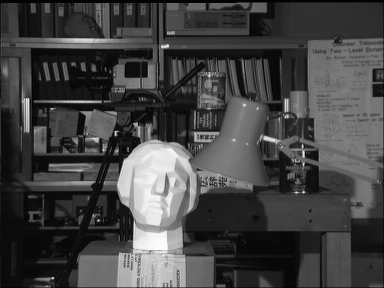
#> input picture Odom/tsukuba_l.png, 384 x 288 px, found by its file name
$ python test_depthMaps.py
#> lines starting #> are read from the running program, lines starting #| are printed output that depends on the picture
import numpy as np
import cv2 as cv
from matplotlib import pyplot as plt


left_image = cv.imread('/home/learn/Documents/cv/practice/projects/depthmap_from_stereo/tsukuba_l.png', cv.IMREAD_GRAYSCALE)
#> left_image is the input picture: shape (288, 384); min 0, max 252, mean 67.6
right_image = cv.imread('/home/learn/Documents/cv/practice/projects/depthmap_from_stereo/tsukuba_r.png', cv.IMREAD_GRAYSCALE)
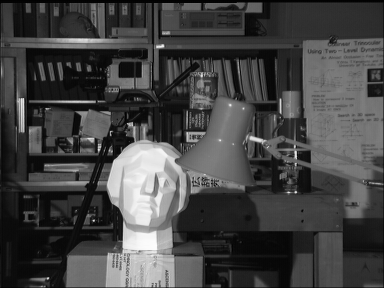
#> input picture Odom/tsukuba_r.png, 384 x 288 px, found by its file name
#> right_image is the input picture: shape (288, 384); min 0, max 253, mean 68

# [5 lines of commented-out code are left out]


stereo = cv.StereoBM_create(numDisparities=16, blockSize=35)
# For each pixel algorithm will find the best disparity from 0
# Larger block size implies smoother, though less accurate disparity map
depth = stereo.compute(left_image, right_image)
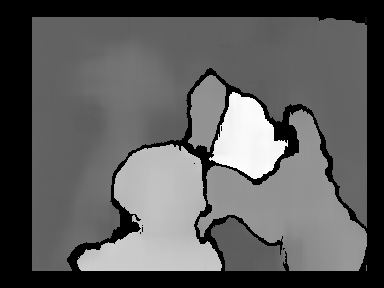
#> depth: shape (288, 384) int16; min -16, max 231, mean 73.7; drawn with min black and max white

print(depth)
#> (printed output is left out)

cv.imshow("Left", left_image)
cv.imshow("right", right_image)

plt.imshow(depth)
plt.axis('off')
plt.show()
